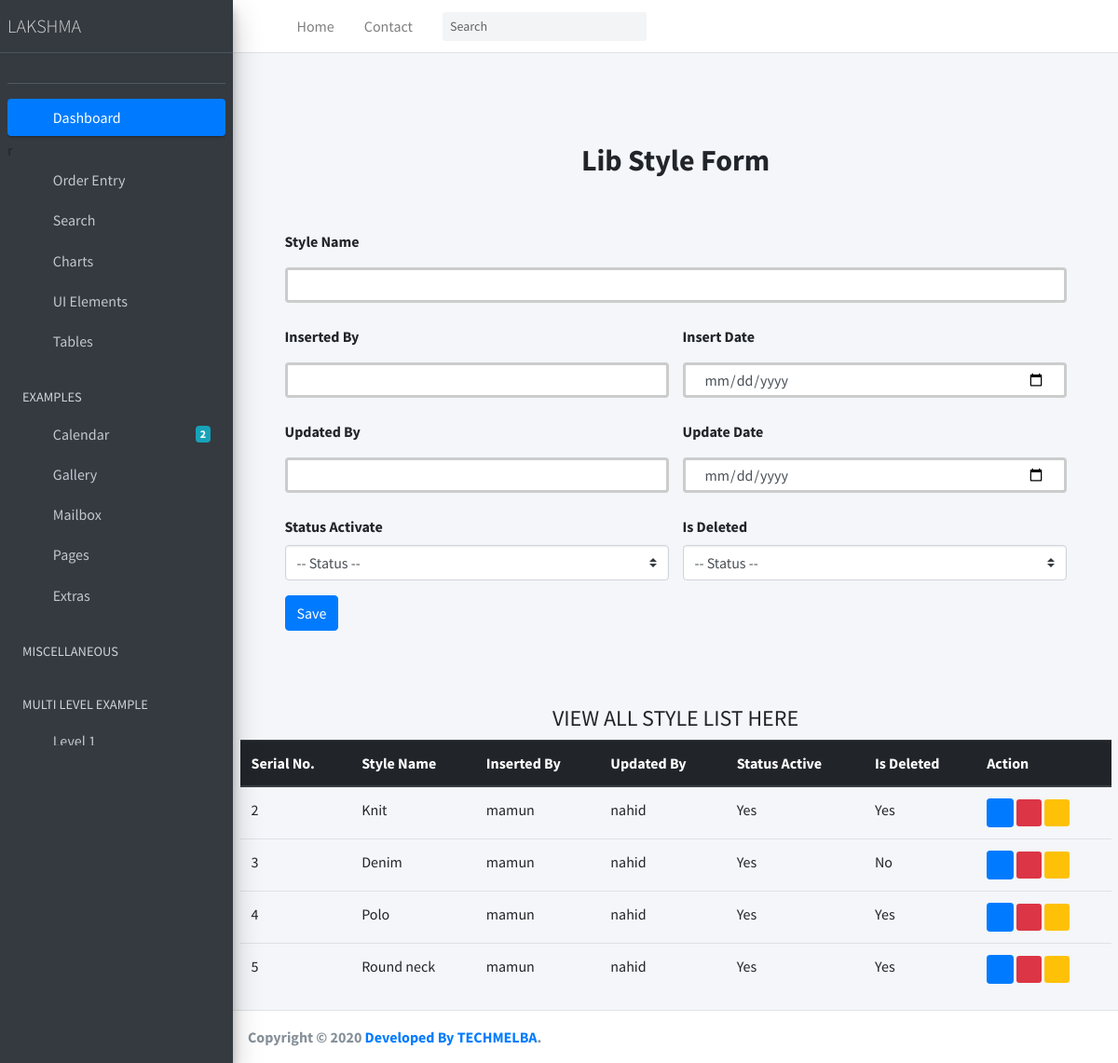
The page /lib_style/ on the database its author committed.
### Lakshma_ERP_App/models.py (models this page shows, shortened)
class LibStyle(models.Model):
    STATUS = (
        ('Yes', 'Yes'),
        ('No', 'No'),
    )
    style_name = models.CharField(max_length=200, null=True)
    inserted_by = models.CharField(max_length=120, null=True)
    insert_date = models.DateTimeField(default=now)
    updated_by = models.CharField(max_length=120, null=True)
    update_date = models.DateTimeField(default=now)
    status_active = models.CharField(max_length=20, choices=STATUS, default=0, null=True)
    is_deleted = models.CharField(max_length=20, choices=STATUS, default=0, null=True)

### Lakshma_ERP_App/views.py (the view, shortened to what this page needs)
# urls.py: path('lib_style/', RelatedLibStyle.as_view(), name='RelatedLibStyle'),
class RelatedLibStyle(View):
    def get(self, request):
        style = LibStyle.objects.all()
        context = {
            'style':style
        }
        return render(request, 'Order_Entry/lib_style.html', context)

### templates/Order_Entry/lib_style.html (shortened to what this page needs)
{% extends 'index.html' %}
{% block body %}
    <div class="container p-5 bg-color">
      <div class="py-5 text-center">
        <h2 class=" font-weight-bold">Lib Style Form</h2>
      </div>
      <div class="col-md-12 order-md-1 mb-2">
        <form class="needs-validation " method="post" action="" enctype="multipart/form-data">
          <div class="row justify-content-center">
             <div class="col-md-12 mb-3">
              <label for="style_name">Style Name</label>
              <input
              name="style_name"
                type="text"
                class="form-control"
                id="style_name"
                placeholder=""
                value=""
                required=""
              />
            </div>
            <div class="col-md-6 mb-3">
              <label for="inserted_by">Inserted By</label>
              <input
              name="inserted_by"
                type="text"
                class="form-control"
                id="inserted_by"
                placeholder=""
                value=""
                required=""
              />
            </div>
            <div class="col-md-6 mb-3">
              <label for="insert_date">Insert Date </label>
              <input
              name="insert_date"
                type="date"
                class="form-control"
                id="insert_date"
                placeholder=""
                value=""
              />
            </div>
            <div class="col-md-6 mb-3">
              <label for="updated_by"> Updated By </label>
              <input
              name="updated_by"
                type="text"
                class="form-control"
                id="updated_by"
                placeholder=""
                value=""
              />
            </div>
            <div class="col-md-6 mb-3">
              <label for="update_date">Update Date</label>
              <input
              name="update_date"
                type="date"
                class="form-control"
                id="update_date"
                placeholder=""
                value=""
              />
            </div>
            <div class="col-md-6 mb-3">
              <label for="status_active"> Status Activate </label>
              <select
              name="status_active"
              class="custom-select d-block w-100"
              id="status_active"
            >
              <option value="">-- Status --</option>
            </select>
            </div>
            <div class="col-md-6 mb-3">
              <label for="is_deleted">Is Deleted</label>
              <select
              name="is_deleted"
              class="custom-select d-block w-100"
              id="is_deleted"
            >
             <option value="">-- Status --</option>
             </select>
            </div>
          </div>
          <button type="submit" class="btn btn-primary">Save</button>
        </form>
      </div>
    </div>
    <div class="container mt-4">
      <h4 class="text-center">VIEW ALL STYLE LIST HERE</h4>
      <div class="table-responsive">
      <table class="table table-hover">
        <thead class="thead-dark">
          <tr>
            <th scope="col">Serial No.</th>
            <th scope="col">Style Name</th>
            <th scope="col">Inserted By</th>
            <th scope="col">Updated By</th>
            <th scope="col">Status Active</th>
            <th scope="col">Is Deleted </th>
            <th scope="col">Action</th>
          </tr>
        </thead>
        <tbody>
          {% for i in style  %}
          <tr>
            <td>{{i.id}}</td>
            <td>{{i.style_name}}</td>
            <td>{{i.inserted_by}}</td>
            <td>{{i.updated_by}}</td>
            <td>{{i.status_active}}</td>
            <td>{{i.is_deleted}}</td>
            <td>
             <a href="/viewstyleInfo/{{i.id}}"><i class="fas fa-eye btn btn-primary btn-sm" ></i></a>
             <a href="/editstyleInfo/{{i.id}}"><i class="fas fa-pencil-alt btn-danger btn-sm"></i></a>
             <a href="/delete_style/{{i.id}}"><i class="far fa-trash-alt btn-warning btn-sm"></i></a>
            </td>
          </tr>
          {% endfor %}
        </tbody>
      </table>
      </div>
    </div>
  {% endblock %}

### templates/index.html (style rules this page uses)
input[type=text] { width: 100%; padding: 12px 20px; margin: 8px 0; box-sizing: border-box; border: 3px solid #ccc; -webkit-transition: 0.5s; transition: 0.5s; outline: none; }
input[type=date] { width: 100%; padding: 12px 20px; margin: 8px 0; box-sizing: border-box; border: 3px solid #ccc; -webkit-transition: 0.5s; transition: 0.5s; outline: none; }

### rows shown on the page
LibStyle: id "2", style_name "Knit", inserted_by "mamun", updated_by "nahid", status_active "Yes", is_deleted "Yes"
LibStyle: id "3", style_name "Denim", inserted_by "mamun", updated_by "nahid", status_active "Yes", is_deleted "No"
LibStyle: id "4", style_name "Polo", inserted_by "mamun", updated_by "nahid", status_active "Yes", is_deleted "Yes"
LibStyle: id "5", style_name "Round neck", inserted_by "mamun", updated_by "nahid", status_active "Yes", is_deleted "Yes"
